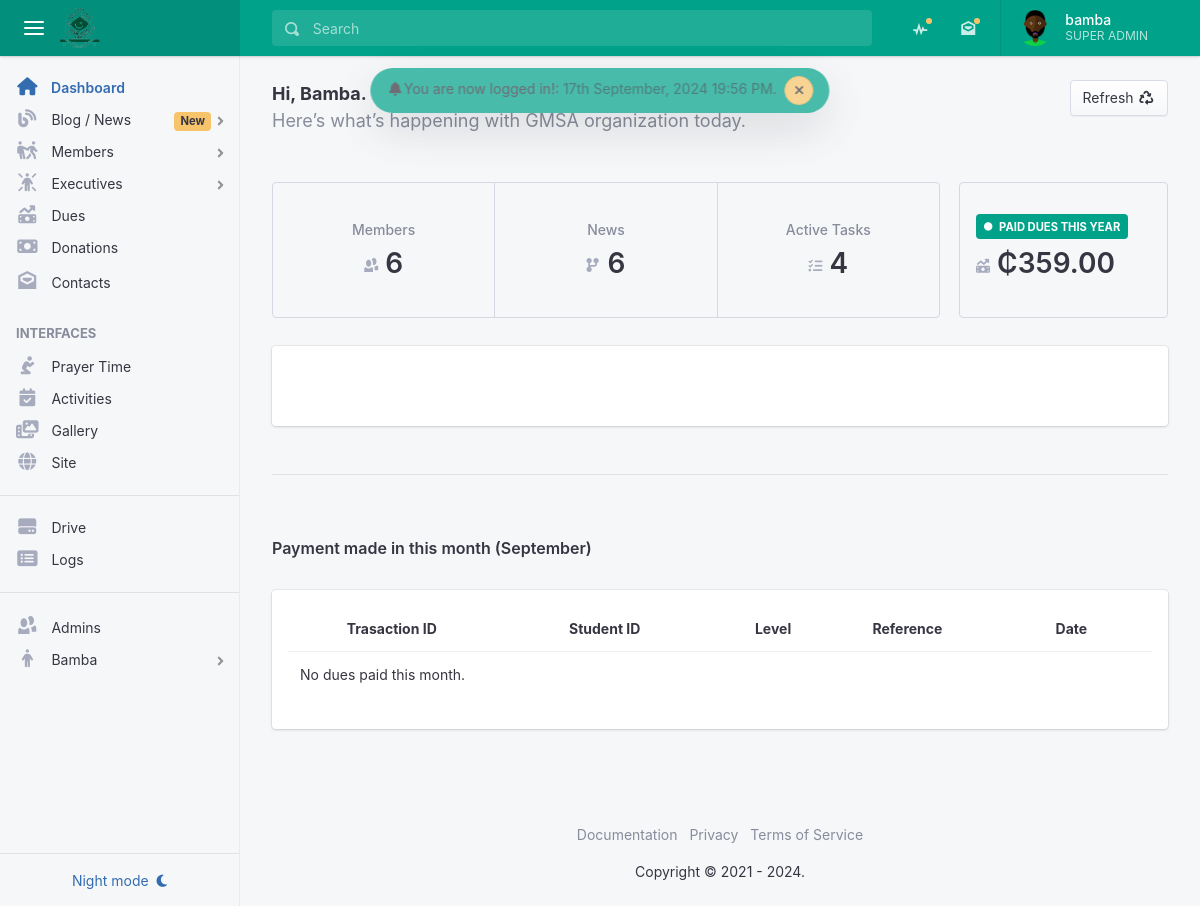
The page /admin/index (signed in) on the database its author committed.
### tables this page shows
CREATE TABLE `gmsa_admin` (
  `id` int(11) NOT NULL,
  `admin_id` varchar(300) DEFAULT NULL,
  `admin_fullname` varchar(255) NOT NULL,
  `admin_email` varchar(175) NOT NULL,
  `admin_password` varchar(255) NOT NULL,
  `admin_profile` text DEFAULT NULL,
  `admin_joined_date` datetime NOT NULL DEFAULT current_timestamp(),
  `admin_last_login` datetime DEFAULT NULL,
  `admin_permissions` varchar(255) NOT NULL,
  `admin_status` tinyint(4) NOT NULL DEFAULT 0
);

### helpers/functions.php (called while the page is built, shortened)
<?php
function provide_admin_title($permission) {
	$title = '';
	if ($permission == 'admin,patron,finance,editor') {
		$title = 'Patron';
	} elseif ($permission == 'admin,finance,editor') {
		$title = 'Super Admin';
	} elseif ($permission == 'finance') {
		$title = 'Finance';
	} elseif ($permission == 'editor') {
		$title = 'Editor';
	}
	return strtoupper($title);
}

### helpers/helpers.php (called while the page is built, shortened)
<?php
function admin_has_permission($permission = 'admin') {
	global $admin_data;
	$permissions = explode(',', $admin_data['admin_permissions']);
	if (in_array($permission, $permissions, true)) {
		return true;
	}
	return false;
}

### admin/includes/aside.php (the view, shortened to what this page needs)
<aside class="app-aside app-aside-expand-md app-aside-light">
    <div class="aside-content">
        <div class="aside-menu overflow-hidden">
            <nav id="stacked-menu" class="stacked-menu">
                <ul class="menu">
                    <li class="menu-item has-active">
                        <a href="<?= PROOT; ?>admin" class="menu-link"><span class="menu-icon fas fa-home"></span> <span class="menu-text">Dashboard</span></a>
                    </li>
                    <?php if (admin_has_permission('editor')): ?>
                    <li class="menu-item has-child">
                        <a href="javascript:;" class="menu-link"><span class="menu-icon fas fa-blog"></span> <span class="menu-text">Blog / News</span> <span class="badge badge-warning">New</span></a>
                    </li>
                    <?php endif; ?>
                    <li class="menu-item has-child">
                        <a href="javascript:;" class="menu-link"><span class="menu-icon fa-solid fa-people-pulling"></span> <span class="menu-text">Members</span></a>
                    </li>
                    <li class="menu-item has-child">
                        <a href="javascript:;" class="menu-link"><span class="menu-icon fa-solid fa-person-rays"></span> <span class="menu-text">Executives</span></a>
                    </li>
                    <?php if (admin_has_permission('finance')): ?>
                    <li class="menu-item">
                        <a href="<?= PROOT; ?>admin/dues" class="menu-link"><span class="menu-icon fa fa-money-bill-trend-up"></span> <span class="menu-text">Dues</span></a>
                    </li>
                    <li class="menu-item">
                        <a href="<?= PROOT; ?>admin/donations" class="menu-link"><span class="menu-icon fa fa-money-bill"></span> <span class="menu-text">Donations</span></a>
                    </li>
                    <?php endif; ?>
                    <li class="menu-item">
                        <a href="<?= PROOT; ?>admin/contacts" class="menu-link"><span class="menu-icon oi oi-envelope-open"></span> <span class="menu-text">Contacts</span></a>
                    </li>
                    <?php if (admin_has_permission('editor')): ?>
                    <li class="menu-header">Interfaces </li>
                    <li class="menu-item">
                        <a href="<?= PROOT; ?>admin/prayer-time" class="menu-link"><span class="menu-icon fa-solid fa-person-praying"></span> <span class="menu-text">Prayer Time</span></a>
                    </li>
                    <li class="menu-item">
                        <a href="<?= PROOT; ?>admin/activity" class="menu-link"><span class="menu-icon fa fa-calendar-check"></span> <span class="menu-text">Activities</span></a>
                    </li>
                    <li class="menu-item">
                        <a href="<?= PROOT; ?>admin/gallery" class="menu-link"><span class="menu-icon fa fa-photo-film"></span> <span class="menu-text">Gallery</span></a>
                    </li>
                    <li class="menu-item">
                        <a href="<?= PROOT; ?>admin/site" class="menu-link"><span class="menu-icon fas fa-globe"></span> <span class="menu-text">Site</span></a>
                    </li>
                    <?php endif; ?>
                    <hr>
                    <li class="menu-item">
                        <a href="<?= PROOT; ?>admin/drive" class="menu-link"><span class="menu-icon fa-solid fa-hard-drive"></span> <span class="menu-text">Drive</span></a>
                    </li>
                    <li class="menu-item">
                        <a href="<?= PROOT; ?>admin/logs" class="menu-link"><span class="menu-icon fa-solid fa-rectangle-list"></span> <span class="menu-text">Logs</span></a>
                    </li>
                    <hr>
                    <?php if (admin_has_permission()): ?>
                    <li class="menu-item">
                        <a href="<?= PROOT; ?>admin/admins" class="menu-link"><span class="menu-icon oi oi-people"></span> <span class="menu-text">Admins</span></a>
                    </li>
                    <?php endif; ?>
                    <li class="menu-item has-child">
                        <a href="javascript:;" class="menu-link"><span class="menu-icon fa-solid fa-person"></span> <span class="menu-text"><?= ucwords($admin_data['admin_fullname']); ?> </span></a>
                    </li>
                </ul>
            </nav>
        </div>
        <footer class="aside-footer border-top p-2">
            <button class="btn btn-light btn-block text-primary" data-toggle="skin"><span class="d-compact-menu-none">Night mode</span> <i class="fas fa-moon ml-1"></i></button>
        </footer>
    </div>
</aside>

### admin/includes/header.php (shortened to what this page needs)
<div class="app">
    <header class="app-header app-header-dark bg-success">
        <div class="top-bar">
            <div class="top-bar-brand">
                <button class="hamburger hamburger-squeeze mr-2" type="button" data-toggle="aside-menu" aria-label="toggle aside menu"><span class="hamburger-box"><span class="hamburger-inner"></span></span></button>
                <a href="<?= PROOT; ?>admin">
                    <img src="<?= PROOT; ?>assets/media/logo/logo.png" class="img-fluid rounded" width="40">
                </a>
            </div>
            <div class="top-bar-list">
                <div class="top-bar-item top-bar-item-full">
                    <form class="top-bar-search">
                        <div class="input-group input-group-search dropdown">
                            <div class="input-group-prepend">
                                <span class="input-group-text"><span class="oi oi-magnifying-glass"></span></span>
                            </div>
                            <input type="text" class="form-control" data-toggle="dropdown" aria-label="Search" placeholder="Search">
                        </div>
                    </form>
                </div>
                <div class="top-bar-item top-bar-item-right px-0 d-none d-sm-flex">
                    <ul class="header-nav nav">
                        <li class="nav-item dropdown header-nav-dropdown has-notified">
                            <a class="nav-link" href="<?= PROOT; ?>admin/blog/all"><span class="oi oi-pulse"></span></a>
                        </li>
                        <li class="nav-item dropdown header-nav-dropdown has-notified">
                            <a class="nav-link" href="<?= PROOT; ?>admin/contacts"><span class="oi oi-envelope-open"></span></a>
                        </li>
                    </ul>
                    <div class="dropdown d-none d-md-flex">
                        <button class="btn-account" type="button" data-toggle="dropdown" aria-haspopup="true" aria-expanded="false"><span class="user-avatar user-avatar-md"><img src="<?= PROOT . (($admin_data['admin_profile'] == NULL) ? 'assets/media/avatar.png' : $admin_data['admin_profile']); ?>" alt=""></span> <span class="account-summary pr-lg-4 d-none d-lg-block"><span class="account-name"><?= $admin_data['admin_fullname']; ?> </span> <span class="account-description"><?= provide_admin_title($admin_data['admin_permissions']); ?></span></span></button>
                    </div>
                </div>
            </div>
        </div>
    </header>

### rows shown on the page
gmsa_admin: admin_fullname "bamba", admin_permissions "SUPER ADMIN", admin_fullname "Bamba"

### other values the page prints
$_SESSION['flash_success'] "You are now logged in!"
$admin_data['first'] "Bamba"
count_members($conn, 0) "6"
count_news($conn, 0) "6"
count_activities($conn, 0) "4"
total_dues_this_year($conn) "₵359.00"
